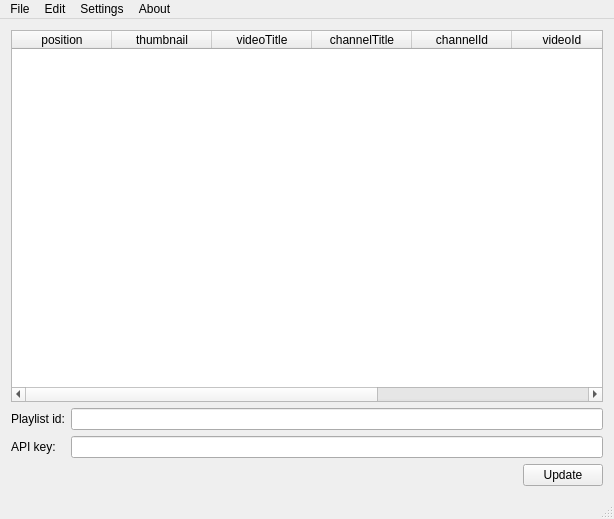
<?xml version="1.0" encoding="UTF-8"?>
<ui version="4.0">
 <class>MainWindow</class>
 <widget class="QMainWindow" name="MainWindow">
  <property name="geometry">
   <rect>
    <x>0</x>
    <y>0</y>
    <width>614</width>
    <height>519</height>
   </rect>
  </property>
  <property name="sizePolicy">
   <sizepolicy hsizetype="Expanding" vsizetype="Minimum">
    <horstretch>0</horstretch>
    <verstretch>0</verstretch>
   </sizepolicy>
  </property>
  <property name="windowTitle">
   <string>MainWindow</string>
  </property>
  <widget class="QWidget" name="centralWidget">
   <layout class="QVBoxLayout" name="verticalLayout">
    <item>
     <widget class="QTableWidget" name="tableWidget">
      <column>
       <property name="text">
        <string>position</string>
       </property>
      </column>
      <column>
       <property name="text">
        <string>thumbnail</string>
       </property>
      </column>
      <column>
       <property name="text">
        <string>videoTitle</string>
       </property>
      </column>
      <column>
       <property name="text">
        <string>channelTitle</string>
       </property>
      </column>
      <column>
       <property name="text">
        <string>channelId</string>
       </property>
      </column>
      <column>
       <property name="text">
        <string>videoId</string>
       </property>
      </column>
      <column>
       <property name="text">
        <string>description</string>
       </property>
      </column>
      <column>
       <property name="text">
        <string>videoPublishedAt</string>
       </property>
      </column>
     </widget>
    </item>
    <item>
     <layout class="QFormLayout" name="formLayout">
      <item row="1" column="0">
       <widget class="QLabel" name="label">
        <property name="text">
         <string>Playlist id:</string>
        </property>
       </widget>
      </item>
      <item row="1" column="1">
       <widget class="QLineEdit" name="lineEditPlaylist"/>
      </item>
      <item row="2" column="0">
       <widget class="QLabel" name="label_2">
        <property name="text">
         <string>API key:</string>
        </property>
       </widget>
      </item>
      <item row="2" column="1">
       <widget class="QLineEdit" name="lineEditApi"/>
      </item>
     </layout>
    </item>
    <item>
     <layout class="QHBoxLayout" name="horizontalLayout_4"/>
    </item>
    <item>
     <layout class="QHBoxLayout" name="horizontalLayout">
      <item>
       <spacer name="horizontalSpacer">
        <property name="orientation">
         <enum>Qt::Horizontal</enum>
        </property>
        <property name="sizeHint" stdset="0">
         <size>
          <width>40</width>
          <height>20</height>
         </size>
        </property>
       </spacer>
      </item>
      <item>
       <widget class="QLabel" name="label_3">
        <property name="cursor">
         <cursorShape>WaitCursor</cursorShape>
        </property>
        <property name="text">
         <string/>
        </property>
       </widget>
      </item>
      <item>
       <widget class="QPushButton" name="pushButton">
        <property name="text">
         <string>Update</string>
        </property>
       </widget>
      </item>
     </layout>
    </item>
   </layout>
  </widget>
  <widget class="QMenuBar" name="menuBar">
   <property name="geometry">
    <rect>
     <x>0</x>
     <y>0</y>
     <width>614</width>
     <height>20</height>
    </rect>
   </property>
   <widget class="QMenu" name="menu">
    <property name="font">
     <font>
      <pointsize>9</pointsize>
     </font>
    </property>
    <property name="title">
     <string>File</string>
    </property>
    <addaction name="actionSave_as"/>
    <addaction name="actionQuit"/>
   </widget>
   <widget class="QMenu" name="menuEdit">
    <property name="title">
     <string>Settings</string>
    </property>
   </widget>
   <widget class="QMenu" name="menuAbout">
    <property name="title">
     <string>About</string>
    </property>
    <addaction name="actionHelp"/>
    <addaction name="actionAbout_Qt"/>
    <addaction name="actionAbout"/>
   </widget>
   <widget class="QMenu" name="menuEdit_2">
    <property name="title">
     <string>Edit</string>
    </property>
    <addaction name="actionClear"/>
   </widget>
   <addaction name="menu"/>
   <addaction name="menuEdit_2"/>
   <addaction name="menuEdit"/>
   <addaction name="menuAbout"/>
  </widget>
  <widget class="QStatusBar" name="statusBar"/>
  <action name="actionSave_as">
   <property name="text">
    <string>Save as</string>
   </property>
  </action>
  <action name="actionQuit">
   <property name="text">
    <string>Quit</string>
   </property>
  </action>
  <action name="actionHelp">
   <property name="text">
    <string>Help</string>
   </property>
  </action>
  <action name="actionAbout">
   <property name="text">
    <string>About</string>
   </property>
  </action>
  <action name="actionAbout_Qt">
   <property name="text">
    <string>About Qt</string>
   </property>
  </action>
  <action name="actionClear">
   <property name="text">
    <string>Clear</string>
   </property>
  </action>
 </widget>
 <layoutdefault spacing="6" margin="11"/>
 <resources/>
 <connections/>
</ui>
